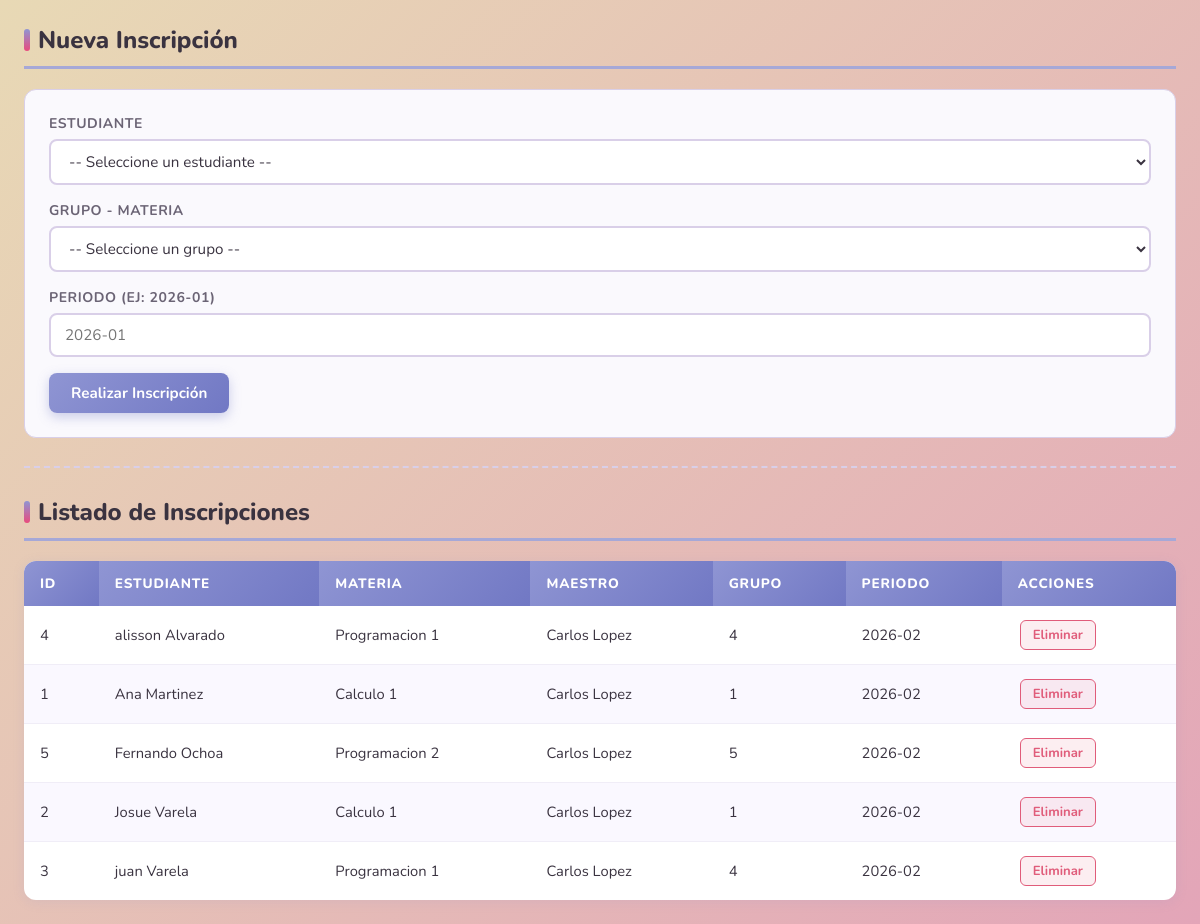
The page /inscripciones3.php on the database its author committed.
### tables this page shows
CREATE TABLE `inscripciones` (
  `id_inscripcion` int NOT NULL,
  `id_estudiante` int NOT NULL,
  `id_grupo` int NOT NULL,
  `periodo` varchar(20) NOT NULL
);

CREATE TABLE `estudiantes` (
  `id_estudiante` int NOT NULL,
  `nombre` varchar(100) NOT NULL,
  `apellido` varchar(100) NOT NULL,
  `correo` varchar(100) DEFAULT NULL,
  `telefono` varchar(20) DEFAULT NULL,
  `id_carrera` int NOT NULL
);

CREATE TABLE `materias` (
  `id_materia` int NOT NULL,
  `nombre` varchar(100) NOT NULL,
  `id_carrera` int NOT NULL
);

### sistemaestudiantilmodulo3.3.php (called while the page is built, shortened)
<?php
class clasesistema
{
    private $host = "localhost";
    private $usuario = "root";
    private $password = "chilaquilas25";
    private $bd = "nextgen_db";
    private $puerto = 3308;
    private $conexion;
    public function __construct()
    {
        $this->conexion = new mysqli(
            $this->host,
            $this->usuario,
            $this->password,
            $this->bd,
            $this->puerto
        );
    }
    public function ejecutarConsulta($sql)
{
    $resultado = $this->conexion->query($sql);
    return $resultado;
}
}
?>

### inscripciones3.php (the view, shortened to what this page needs)
<?php
require_once "sistemaestudiantilmodulo3.3.php";
$obj = new clasesistema();
$inscripciones = $obj->ejecutarConsulta("
    SELECT i.*,
           e.nombre AS nombre_estudiante,
           e.apellido,
           m.nombre AS materia,
           CONCAT(ma.nombre, ' ', ma.apellido) AS nombre_maestro
    FROM inscripciones i
    JOIN estudiantes e ON i.id_estudiante = e.id_estudiante
    JOIN grupos g ON i.id_grupo = g.id_grupo
    JOIN materias m ON g.id_materia = m.id_materia
    JOIN maestros ma ON g.id_maestro = ma.id_maestro
    ORDER BY i.periodo DESC, e.apellido
");
?>
<!DOCTYPE html>
<html lang="es">
<head>
    <link rel="stylesheet" href="implementaciones.css">
</head>
<body>
<div class="container">
    <h2>Nueva Inscripción</h2>
    <form method="POST" action="inscripciones3.php">
        <label>Estudiante</label>
        <select name="id_estudiante" required>
            <option value="">-- Seleccione un estudiante --</option>
        </select>
        <label>Grupo - Materia</label>
        <select name="id_grupo" required>
            <option value="">-- Seleccione un grupo --</option>
        </select>
        <label>Periodo (Ej: 2026-01)</label>
        <input type="text" name="periodo" placeholder="2026-01" required>
        <button type="submit" name="guardar" class="btn">Realizar Inscripción</button>
    </form>
    <hr>
    <h2>Listado de Inscripciones</h2>
    <table>
        <thead>
            <tr>
                <th>ID</th>
                <th>Estudiante</th>
                <th>Materia</th>
                <th>Maestro</th>
                <th>Grupo</th>
                <th>Periodo</th>
                <th>Acciones</th>
            </tr>
        </thead>
        <tbody>
            <?php while($ins = $inscripciones->fetch_assoc()): ?>
            <tr>
                <td><?= $ins['id_inscripcion'] ?></td>
                <td><?= htmlspecialchars($ins['nombre_estudiante'] . " " . $ins['apellido']) ?></td>
                <td><?= htmlspecialchars($ins['materia']) ?></td>
                <td><?= htmlspecialchars($ins['nombre_maestro']) ?></td>
                <td><?= $ins['id_grupo'] ?></td>
                <td><?= htmlspecialchars($ins['periodo']) ?></td>
                <td>
                    <a href="inscripciones3.php?eliminar=<?= $ins['id_inscripcion'] ?>"
                       onclick="return confirm('¿Eliminar esta inscripción?')"
                       class="btn-del">Eliminar</a>
                </td>
            </tr>
            <?php endwhile; ?>
        </tbody>
    </table>
</div>
</body>
</html>

### implementaciones.css (style rules this page uses)
:root { --beige: #E8D9B5; --gris: #A89F94; --rosado: #E8A9A9; --rosado-fuerte: #E94B7D; --durazno: #F4BE6A; --lila: #8F95D3; --lila-claro: #A6A8D7; --rosado-claro: #E3A5B8; --blanco: #ffffff; --texto: #3a3340; --texto-suave: #6b6475; --borde: #d9cfe8; --sombra: rgba(143, 149, 211, 0.15); --sombra-hover: rgba(143, 149, 211, 0.30); --verde: #4caf87; --rojo: #e05c7a; }
* { box-sizing: border-box; margin: 0; padding: 0; }
body { font-family: 'Nunito', 'Segoe UI', Tahoma, Geneva, Verdana, sans-serif; background: linear-gradient(135deg, var(--beige) 0%, var(--rosado-claro) 100%); min-height: 100vh; color: var(--texto); padding: 24px; }
TÍTULOS h1, h2, h3 { color: var(--texto); font-weight: 800; }
h2 { font-size: 1.5rem; margin-bottom: 20px; padding-bottom: 10px; border-bottom: 3px solid var(--lila-claro); display: flex; align-items: center; gap: 8px; }
h2::before { content: ''; display: inline-block; width: 6px; height: 22px; background: linear-gradient(180deg, var(--lila), var(--rosado-fuerte)); border-radius: 4px; }
hr { border: none; border-top: 2px dashed var(--borde); margin: 28px 0; }
form { background: #faf9fd; border: 1px solid var(--borde); border-radius: 12px; padding: 24px; margin-bottom: 20px; }
label { display: block; font-weight: 700; font-size: 0.875rem; color: var(--texto-suave); margin-bottom: 6px; text-transform: uppercase; letter-spacing: 0.04em; }
input[type="text"], input[type="email"], input[type="number"], input[type="password"], select, textarea { width: 100%; padding: 10px 14px; border: 2px solid var(--borde); border-radius: 8px; font-family: 'Nunito', sans-serif; font-size: 0.95rem; color: var(--texto); background: var(--blanco); transition: border-color 0.2s, box-shadow 0.2s; margin-bottom: 16px; }
.btn, button[type="submit"], button[name="guardar"], button[name="actualizar"], button[name="guardarestudiante"], button[name="actualizarestudiante"], button[name="guardarmaestro"], button[name="actualizarmaestro"], button[name="login"], button[name="manual"], button[name="programar"] { display: inline-flex; align-items: center; gap: 6px; padding: 10px 22px; border: none; border-radius: 8px; font-family: 'Nunito', sans-serif; font-size: 0.95rem; font-weight: 700; cursor: pointer; transition: transform 0.15s, box-shadow 0.15s, background 0.2s; text-decoration: none; color: var(--blanco); }
button[type="submit"], button[name="guardar"], button[name="guardarestudiante"], button[name="guardarmaestro"] { background: linear-gradient(135deg, var(--lila), #7178c4); box-shadow: 0 4px 12px rgba(113, 120, 196, 0.35); }
table { width: 100%; border-collapse: collapse; margin-top: 12px; background: var(--blanco); border-radius: 12px; overflow: hidden; box-shadow: 0 2px 12px var(--sombra); }
thead th, tr th { background: linear-gradient(135deg, var(--lila), #7178c4); color: var(--blanco); padding: 13px 16px; font-size: 0.85rem; text-transform: uppercase; letter-spacing: 0.06em; font-weight: 800; text-align: left; border: none; }
tbody td, tr td { padding: 12px 16px; border-bottom: 1px solid #f0edf7; font-size: 0.92rem; vertical-align: middle; }
tbody tr:last-child td { border-bottom: none; }
tbody tr:nth-child(even), tr:nth-child(even) td { background-color: #faf8ff; }
a[href*="editar"], a[href*="eliminar"] { display: inline-flex; align-items: center; gap: 4px; padding: 5px 12px; border-radius: 6px; font-size: 0.82rem; font-weight: 700; text-decoration: none; margin: 2px; transition: transform 0.15s, box-shadow 0.15s; }
a[href*="eliminar"], .btn-del { background: rgba(224, 92, 122, 0.1); color: var(--rojo) !important; border: 1.5px solid var(--rojo); text-decoration: none !important; font-weight: 700 !important; }

### rows shown on the page
inscripciones: id_inscripcion "4", id_estudiante.apellido "alisson Alvarado", materias.nombre "Programacion 1", nombre_maestro "Carlos Lopez", id_grupo "4", periodo "2026-02"
inscripciones: id_inscripcion "1", id_estudiante.apellido "Ana Martinez", materias.nombre "Calculo 1", nombre_maestro "Carlos Lopez", id_grupo "1", periodo "2026-02"
inscripciones: id_inscripcion "5", id_estudiante.apellido "Fernando Ochoa", materias.nombre "Programacion 2", nombre_maestro "Carlos Lopez", id_grupo "5", periodo "2026-02"
inscripciones: id_inscripcion "2", id_estudiante.apellido "Josue Varela", materias.nombre "Calculo 1", nombre_maestro "Carlos Lopez", id_grupo "1", periodo "2026-02"
inscripciones: id_inscripcion "3", id_estudiante.apellido "juan Varela", materias.nombre "Programacion 1", nombre_maestro "Carlos Lopez", id_grupo "4", periodo "2026-02"
